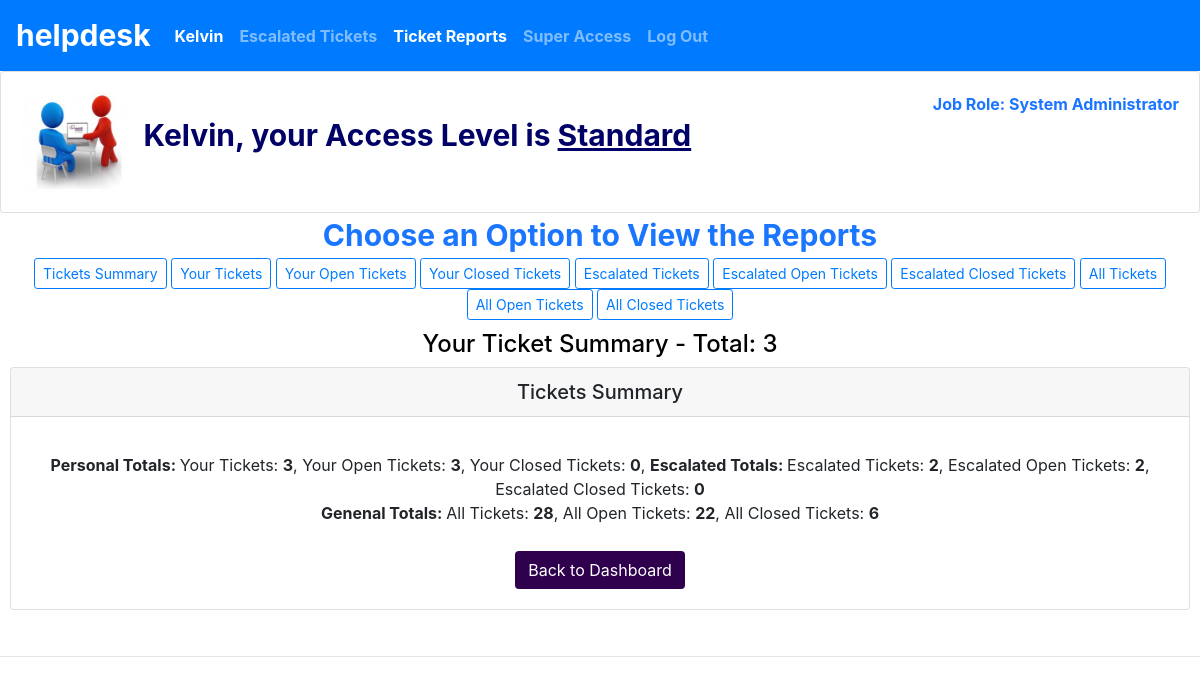
The page /view_reports (signed in) on the database its author committed.
### helpdesk/models.py (models this page shows, shortened)
class User(AbstractUser):
    pass
    ACCESS = (
        ('Regular', 'Regular'),
        ('Standard', 'Standard'),
        ('Admin', 'Admin')
    )
    access = models.CharField(max_length=15, choices=ACCESS, verbose_name="access", default="Regular")
    role = models.CharField(max_length=60)
    location = models.CharField(max_length=120, blank=True)

class Dynamics(models.Model):
    name = models.CharField(max_length=150)
    image = models.ImageField(upload_to='images', blank=True, null=True)

### helpdesk/views.py (the view)
# urls.py: path("view_reports", views.view_reports, name="view_reports"),
def view_reports(request):
    if request.user.is_authenticated:
        user = request.session["_auth_user_id"]
        ticketranks = Ticketrank.objects.filter(ticket=OuterRef("id"), user_id=user)
        seniors = Senior.objects.filter(senior=user)
        alltickets_count = Ticket.objects.filter().count()
        opentickets_count = Ticket.objects.filter(closed=False).count()
        closedtickets_count = Ticket.objects.filter(closed=True).count()
        useralltickets_count = Ticket.objects.filter(user=user).count()
        useropentickets_count = Ticket.objects.filter(user=user, closed=False).count()
        userclosedtickets_count = Ticket.objects.filter(user=user, closed=True).count()
        escalltickets_count = Ticket.objects.filter(user_id__in=seniors.values('junior_id')).count()
        escopentickets_count = Ticket.objects.filter(user_id__in=seniors.values('junior_id'), closed=False).count()
        escclosedtickets_count = Ticket.objects.filter(user_id__in=seniors.values('junior_id'), closed=True).count()
        total = 0
        title = "Your Ticket Summary"
        total = useralltickets_count
        return render(request, "helpdesk/reports.html", {
	        "support": Dynamics.objects.get(id=4),
		    "title" : title,
		    "total" : total,
		    "alltickets_count" : alltickets_count,
		    "opentickets_count" : opentickets_count,
		    "closedtickets_count" : closedtickets_count,
		    "useralltickets_count" : useralltickets_count,
		    "useropentickets_count" : useropentickets_count,
		    "userclosedtickets_count" : userclosedtickets_count,
		    "escalltickets_count" : escalltickets_count,
		    "escopentickets_count" : escopentickets_count,
		    "escclosedtickets_count" : escclosedtickets_count
	    })
    else:
        return redirect('index')

### helpdesk/templates/helpdesk/reports.html (shortened to what this page needs)
{% load static %}
<!DOCTYPE html>
<html lang="en">
    <head>
    <link rel="stylesheet" href="https://stackpath.bootstrapcdn.com/bootstrap/4.5.0/css/bootstrap.min.css"
>
    <link href="https://use.fontawesome.com/releases/v5.13.0/css/all.css" rel="stylesheet">
    <link href="{% static 'helpdesk/styles.css' %}" rel="stylesheet">
    </head>
    <body>
    {% include "helpdesk/head.html" %}
    <center>
        <center><strong class="all_tickets">Choose an Option to View the Reports</h3></strong></center>
		<button class="btn btn-sm btn-outline-primary" id="summary" onclick="window.location.href='{% url 'reports' 'summary' 'period'%}';">Tickets Summary</button>
		<button class="btn btn-sm btn-outline-primary" id="useralltickets" onclick="window.location.href='{% url 'reports' 'useralltickets' 'period' %}';">Your Tickets</button>
        <button class="btn btn-sm btn-outline-primary" id="useropentickets" onclick="window.location.href='{% url 'reports' 'useropentickets' 'period' %}';">Your Open Tickets</button>
        <button class="btn btn-sm btn-outline-primary" id="userclosedtickets" onclick="window.location.href='{% url 'reports' 'userclosedtickets' 'period' %}';">Your Closed Tickets</button>
		<button class="btn btn-sm btn-outline-primary" id="escalltickets" onclick="window.location.href='{% url 'reports' 'escalltickets' 'period'%}';">Escalated Tickets</button>
        <button class="btn btn-sm btn-outline-primary" id="escopentickets" onclick="window.location.href='{% url 'reports' 'escopentickets' 'period' %}';">Escalated Open Tickets</button>
        <button class="btn btn-sm btn-outline-primary" id="escclosedtickets" onclick="window.location.href='{% url 'reports' 'escclosedtickets' 'period' %}';">Escalated Closed Tickets</button>
		{% if request.user.access != 'Regular' %}
            <button class="btn btn-sm btn-outline-primary" id="alltickets" onclick="window.location.href='{% url 'reports' 'alltickets' 'period' %}';">All Tickets</button>
            <button class="btn btn-sm btn-outline-primary" id="opentickets" onclick="window.location.href='{% url 'reports' 'opentickets' 'period' %}';">All Open Tickets</button>
            <button class="btn btn-sm btn-outline-primary" id="closedtickets" onclick="window.location.href='{% url 'reports' 'closedtickets' 'period' %}';">All Closed Tickets</button>
		{% endif %}
		<div id="summary-view">
		    <h4 id="summary_header">{{title}} - Total: {{total}}</h4>
	        <div class="card" id="summary_head">
		        <h5 class="card-header">
			        Tickets Summary
			    </h5>
	            <div class="card-body">
		                <b>Personal Totals: </b> Your Tickets: <b>{{useralltickets_count}}</b>, Your Open Tickets: <b>{{useropentickets_count}}</b>, Your Closed Tickets: <b>{{userclosedtickets_count}}</b>,
				        <b>Escalated Totals: </b> Escalated Tickets: <b>{{escalltickets_count}}</b>, Escalated Open Tickets: <b>{{escopentickets_count}}</b>, Escalated Closed Tickets: <b>{{escclosedtickets_count}}</b>
				        <br />
			            {% if request.user.access != 'Regular' %}
				            <b>Genenal Totals: </b> All Tickets: <b>{{alltickets_count}}</b>, All Open Tickets: <b>{{opentickets_count}}</b>, All Closed Tickets: <b>{{closedtickets_count}}</b>
					    {% endif %}
					<a href="{% url 'index' %}" class="btn btn-ticket">Back to Dashboard</a>
	            </div>
	        </div>
		</div>
        <div id="tickets-view">
        </div>
    </center>
   	<hr id="report_line">
    </body>
</html>

### helpdesk/templates/helpdesk/head.html (shortened to what this page needs)
<nav class="navbar navbar-expand-lg navbar-dark bg-primary">
            <a class="navbar-brand" href="{% url 'index' %}"><b style="font-size:30px;">helpdesk</b></a>
            <div>
			{% with request.resolver_match.url_name as url_name %}
              <ul class="navbar-nav mr-auto">
                {% if user.is_authenticated %}
                    <li class="nav-item {% if url_name == 'profile' %}active{% endif %}" >
                        <a class="nav-link active" aria-current="page" href="{% url 'profile' user.username %}"><strong>{{ user.username|capfirst }}</strong></a>
                    </li>
                    <li class="nav-item {% if url_name == 'escalate' %}active{% endif %}">
                        <a class="nav-link" href="{% url 'escalate' %}"><strong>Escalated Tickets</strong></a>
                    </li>
					<li class="nav-item {% if url_name == 'view_reports' %}active{% endif %}">
                        <a class="nav-link" href="{% url 'view_reports' %}"><strong>Ticket Reports</strong></a>
                    </li>
				    {% if request.user.access != 'Regular' %}
		                <li class="nav-item {% if url_name == 'super' %}active{% endif %}">
                            <a class="nav-link" href="{% url 'super' %}"><strong>Super Access</strong></a>
                        </li>
				    {% endif %}
			        <li class="nav-item {% if url_name == 'logout' %}active{% endif %}">
                        <a class="nav-link" href="{% url 'logout' %}"><strong>Log Out</strong></a>
                    </li>
                {% endif %}
              </ul>
			{% endwith %}
            </div>
    </nav>
{% if user.is_authenticated %}
    <div class="card">
        <div class="card-body">
            <img class="img-fluid" src="{{support.image.url}}" alt="Profile Picture" style="max-height:100px">
		        <strong id="access_type">{{user.username|title}}, your Access Level is <u>{{user.access}}</u></strong>
		    <object align="right" class="profile_info">
		        <span class="btn-total-follow"><strong>Job Role: {{user.role}}</strong> </span>
		    </object>
        </div>
    </div>
{% endif %}

### helpdesk/static/helpdesk/styles.css (style rules this page uses)
body { margin: 0; background-color: white; }
.btn-ticket { margin-top: 10px; background-color: #2e004d; color: white; }
.all_tickets, #profile_name { font-size:30px; }
.no_profilename, #access_type { font-size:30px; }
.all_tickets, .profile_info, .title { color:#1a75ff; }
#report_line { color: black; }
.main, #tickets-view, #summary-view { padding: 10px; }
#profile_name, .no_profilename, #access_type, #admin_level { color:#000066; padding:10px; }
#update_picture, .update_info, #tickets-view, #summary_header { color:black; }

### rows shown on the page
User: username "Kelvin", access "Standard", role "System Administrator"
Dynamics: image (picture)

### other values the page prints
{{ title }} "Your Ticket Summary"
{{ total }} "3"
{{ useralltickets_count }} "3"
{{ useropentickets_count }} "3"
{{ userclosedtickets_count }} "0"
{{ escalltickets_count }} "2"
{{ escopentickets_count }} "2"
{{ escclosedtickets_count }} "0"
{{ alltickets_count }} "28"
{{ opentickets_count }} "22"
{{ closedtickets_count }} "6"
